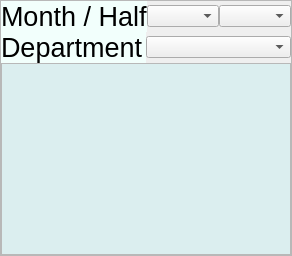
    <widget class="QWidget" name="salaryChooseDepartment">
     <layout class="QVBoxLayout" name="verticalLayout_7">
      <property name="spacing">
       <number>0</number>
      </property>
      <property name="leftMargin">
       <number>0</number>
      </property>
      <property name="topMargin">
       <number>0</number>
      </property>
      <property name="rightMargin">
       <number>0</number>
      </property>
      <property name="bottomMargin">
       <number>0</number>
      </property>
      <item>
       <widget class="QFrame" name="frame_2">
        <property name="frameShape">
         <enum>QFrame::StyledPanel</enum>
        </property>
        <property name="frameShadow">
         <enum>QFrame::Raised</enum>
        </property>
        <layout class="QGridLayout" name="gridLayout_2">
         <property name="leftMargin">
          <number>0</number>
         </property>
         <property name="topMargin">
          <number>0</number>
         </property>
         <property name="rightMargin">
          <number>0</number>
         </property>
         <property name="bottomMargin">
          <number>0</number>
         </property>
         <property name="spacing">
          <number>0</number>
         </property>
         <item row="2" column="0">
          <layout class="QHBoxLayout" name="horizontalLayout_8">
           <property name="spacing">
            <number>0</number>
           </property>
           <item>
            <widget class="QLabel" name="atndeplabel_6">
             <property name="palette">
              <palette>
               <active>
                <colorrole role="WindowText">
                 <brush brushstyle="SolidPattern">
                  <color alpha="255">
                   <red>0</red>
                   <green>0</green>
                   <blue>0</blue>
                  </color>
                 </brush>
                </colorrole>
                <colorrole role="Text">
                 <brush brushstyle="SolidPattern">
                  <color alpha="255">
                   <red>0</red>
                   <green>0</green>
                   <blue>0</blue>
                  </color>
                 </brush>
                </colorrole>
                <colorrole role="Base">
                 <brush brushstyle="SolidPattern">
                  <color alpha="255">
                   <red>36</red>
                   <green>148</green>
                   <blue>163</blue>
                  </color>
                 </brush>
                </colorrole>
                <colorrole role="Window">
                 <brush brushstyle="SolidPattern">
                  <color alpha="255">
                   <red>242</red>
                   <green>255</green>
                   <blue>252</blue>
                  </color>
                 </brush>
                </colorrole>
                <colorrole role="AlternateBase">
                 <brush brushstyle="SolidPattern">
                  <color alpha="255">
                   <red>43</red>
                   <green>177</green>
                   <blue>194</blue>
                  </color>
                 </brush>
                </colorrole>
               </active>
               <inactive>
                <colorrole role="WindowText">
                 <brush brushstyle="SolidPattern">
                  <color alpha="255">
                   <red>0</red>
                   <green>0</green>
                   <blue>0</blue>
                  </color>
                 </brush>
                </colorrole>
                <colorrole role="Text">
                 <brush brushstyle="SolidPattern">
                  <color alpha="255">
                   <red>0</red>
                   <green>0</green>
                   <blue>0</blue>
                  </color>
                 </brush>
                </colorrole>
                <colorrole role="Base">
                 <brush brushstyle="SolidPattern">
                  <color alpha="255">
                   <red>36</red>
                   <green>148</green>
                   <blue>163</blue>
                  </color>
                 </brush>
                </colorrole>
                <colorrole role="Window">
                 <brush brushstyle="SolidPattern">
                  <color alpha="255">
                   <red>242</red>
                   <green>255</green>
                   <blue>252</blue>
                  </color>
                 </brush>
                </colorrole>
                <colorrole role="AlternateBase">
                 <brush brushstyle="SolidPattern">
                  <color alpha="255">
                   <red>43</red>
                   <green>177</green>
                   <blue>194</blue>
                  </color>
                 </brush>
                </colorrole>
               </inactive>
               <disabled>
                <colorrole role="WindowText">
                 <brush brushstyle="SolidPattern">
                  <color alpha="255">
                   <red>127</red>
                   <green>127</green>
                   <blue>127</blue>
                  </color>
                 </brush>
                </colorrole>
                <colorrole role="Text">
                 <brush brushstyle="SolidPattern">
                  <color alpha="255">
                   <red>127</red>
                   <green>127</green>
                   <blue>127</blue>
                  </color>
                 </brush>
                </colorrole>
                <colorrole role="Base">
                 <brush brushstyle="SolidPattern">
                  <color alpha="255">
                   <red>242</red>
                   <green>255</green>
                   <blue>252</blue>
                  </color>
                 </brush>
                </colorrole>
                <colorrole role="Window">
                 <brush brushstyle="SolidPattern">
                  <color alpha="255">
                   <red>242</red>
                   <green>255</green>
                   <blue>252</blue>
                  </color>
                 </brush>
                </colorrole>
                <colorrole role="AlternateBase">
                 <brush brushstyle="SolidPattern">
                  <color alpha="255">
                   <red>43</red>
                   <green>177</green>
                   <blue>194</blue>
                  </color>
                 </brush>
                </colorrole>
               </disabled>
              </palette>
             </property>
             <property name="font">
              <font>
               <pointsize>20</pointsize>
              </font>
             </property>
             <property name="autoFillBackground">
              <bool>true</bool>
             </property>
             <property name="text">
              <string>Department</string>
             </property>
             <property name="buddy">
              <cstring>monthoption</cstring>
             </property>
            </widget>
           </item>
           <item>
            <widget class="QComboBox" name="depoption_2"/>
           </item>
          </layout>
         </item>
         <item row="1" column="0">
          <layout class="QHBoxLayout" name="horizontalLayout_7"/>
         </item>
         <item row="0" column="0">
          <layout class="QHBoxLayout" name="horizontalLayout_9">
           <property name="spacing">
            <number>0</number>
           </property>
           <item>
            <widget class="QLabel" name="atndeplabel_5">
             <property name="palette">
              <palette>
               <active>
                <colorrole role="WindowText">
                 <brush brushstyle="SolidPattern">
                  <color alpha="255">
                   <red>0</red>
                   <green>0</green>
                   <blue>0</blue>
                  </color>
                 </brush>
                </colorrole>
                <colorrole role="Text">
                 <brush brushstyle="SolidPattern">
                  <color alpha="255">
                   <red>0</red>
                   <green>0</green>
                   <blue>0</blue>
                  </color>
                 </brush>
                </colorrole>
                <colorrole role="Base">
                 <brush brushstyle="SolidPattern">
                  <color alpha="255">
                   <red>36</red>
                   <green>148</green>
                   <blue>163</blue>
                  </color>
                 </brush>
                </colorrole>
                <colorrole role="Window">
                 <brush brushstyle="SolidPattern">
                  <color alpha="255">
                   <red>242</red>
                   <green>255</green>
                   <blue>252</blue>
                  </color>
                 </brush>
                </colorrole>
                <colorrole role="AlternateBase">
                 <brush brushstyle="SolidPattern">
                  <color alpha="255">
                   <red>43</red>
                   <green>177</green>
                   <blue>194</blue>
                  </color>
                 </brush>
                </colorrole>
               </active>
               <inactive>
                <colorrole role="WindowText">
                 <brush brushstyle="SolidPattern">
                  <color alpha="255">
                   <red>0</red>
                   <green>0</green>
                   <blue>0</blue>
                  </color>
                 </brush>
                </colorrole>
                <colorrole role="Text">
                 <brush brushstyle="SolidPattern">
                  <color alpha="255">
                   <red>0</red>
                   <green>0</green>
                   <blue>0</blue>
                  </color>
                 </brush>
                </colorrole>
                <colorrole role="Base">
                 <brush brushstyle="SolidPattern">
                  <color alpha="255">
                   <red>36</red>
                   <green>148</green>
                   <blue>163</blue>
                  </color>
                 </brush>
                </colorrole>
                <colorrole role="Window">
                 <brush brushstyle="SolidPattern">
                  <color alpha="255">
                   <red>242</red>
                   <green>255</green>
                   <blue>252</blue>
                  </color>
                 </brush>
                </colorrole>
                <colorrole role="AlternateBase">
                 <brush brushstyle="SolidPattern">
                  <color alpha="255">
                   <red>43</red>
                   <green>177</green>
                   <blue>194</blue>
                  </color>
                 </brush>
                </colorrole>
               </inactive>
               <disabled>
                <colorrole role="WindowText">
                 <brush brushstyle="SolidPattern">
                  <color alpha="255">
                   <red>127</red>
                   <green>127</green>
                   <blue>127</blue>
                  </color>
                 </brush>
                </colorrole>
                <colorrole role="Text">
                 <brush brushstyle="SolidPattern">
                  <color alpha="255">
                   <red>127</red>
                   <green>127</green>
                   <blue>127</blue>
                  </color>
                 </brush>
                </colorrole>
                <colorrole role="Base">
                 <brush brushstyle="SolidPattern">
                  <color alpha="255">
                   <red>242</red>
                   <green>255</green>
                   <blue>252</blue>
                  </color>
                 </brush>
                </colorrole>
                <colorrole role="Window">
                 <brush brushstyle="SolidPattern">
                  <color alpha="255">
                   <red>242</red>
                   <green>255</green>
                   <blue>252</blue>
                  </color>
                 </brush>
                </colorrole>
                <colorrole role="AlternateBase">
                 <brush brushstyle="SolidPattern">
                  <color alpha="255">
                   <red>43</red>
                   <green>177</green>
                   <blue>194</blue>
                  </color>
                 </brush>
                </colorrole>
               </disabled>
              </palette>
             </property>
             <property name="font">
              <font>
               <pointsize>20</pointsize>
              </font>
             </property>
             <property name="autoFillBackground">
              <bool>true</bool>
             </property>
             <property name="text">
              <string>Month / Half</string>
             </property>
             <property name="buddy">
              <cstring>monthoption</cstring>
             </property>
            </widget>
           </item>
           <item>
            <widget class="QComboBox" name="monthoption_2"/>
           </item>
           <item>
            <widget class="QComboBox" name="halfoption_2"/>
           </item>
          </layout>
         </item>
         <item row="4" column="0">
          <widget class="QTableView" name="saldeptable">
           <property name="palette">
            <palette>
             <active>
              <colorrole role="Base">
               <brush brushstyle="SolidPattern">
                <color alpha="255">
                 <red>219</red>
                 <green>238</green>
                 <blue>239</blue>
                </color>
               </brush>
              </colorrole>
             </active>
             <inactive>
              <colorrole role="Base">
               <brush brushstyle="SolidPattern">
                <color alpha="255">
                 <red>219</red>
                 <green>238</green>
                 <blue>239</blue>
                </color>
               </brush>
              </colorrole>
             </inactive>
             <disabled>
              <colorrole role="Base">
               <brush brushstyle="SolidPattern">
                <color alpha="255">
                 <red>255</red>
                 <green>255</green>
                 <blue>255</blue>
                </color>
               </brush>
              </colorrole>
             </disabled>
            </palette>
           </property>
           <property name="font">
            <font>
             <pointsize>22</pointsize>
            </font>
           </property>
           <property name="alternatingRowColors">
            <bool>true</bool>
           </property>
           <property name="wordWrap">
            <bool>false</bool>
           </property>
           <property name="cornerButtonEnabled">
            <bool>false</bool>
           </property>
          </widget>
         </item>
        </layout>
       </widget>
      </item>
     </layout>
    </widget>
